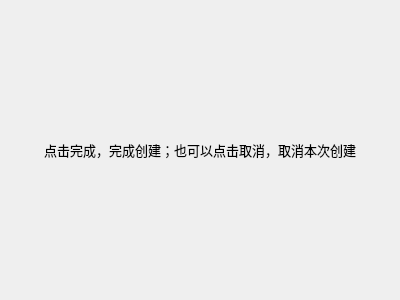
<?xml version="1.0" encoding="UTF-8"?>
<ui version="4.0">
 <class>ConfirmPage</class>
 <widget class="QWizardPage" name="ConfirmPage">
  <property name="geometry">
   <rect>
    <x>0</x>
    <y>0</y>
    <width>400</width>
    <height>300</height>
   </rect>
  </property>
  <property name="windowTitle">
   <string>WizardPage</string>
  </property>
  <layout class="QGridLayout" name="gridLayout">
   <item row="0" column="0">
    <layout class="QVBoxLayout" name="verticalLayout">
     <item>
      <widget class="QLabel" name="label">
       <property name="font">
        <font>
         <pointsize>10</pointsize>
        </font>
       </property>
       <property name="text">
        <string>点击完成，完成创建；也可以点击取消，取消本次创建</string>
       </property>
       <property name="alignment">
        <set>Qt::AlignmentFlag::AlignCenter</set>
       </property>
      </widget>
     </item>
    </layout>
   </item>
  </layout>
 </widget>
 <resources/>
 <connections/>
</ui>
